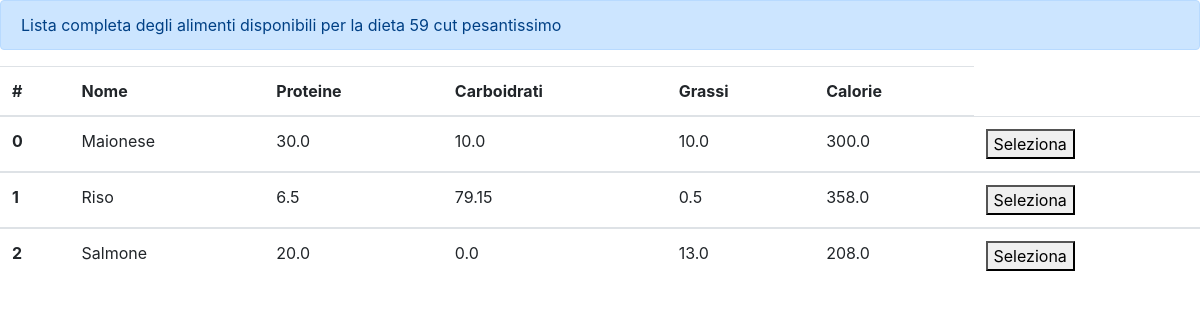
The app's page /diet/mostradettaglio/59/ with its own data.
### Diet/models.py (models this page shows, shortened)
class Dieta(models.Model):
    tipologia = models.CharField(max_length=30)
    descrizione = models.CharField(max_length=300, blank=True)

class Alimento(models.Model):
    nome = models.CharField(max_length=35, unique=True)
    proteine = models.FloatField(default=0)
    carboidrati = models.FloatField(default=0)
    grassi = models.FloatField(default=0)
    cal = models.FloatField(default=0)
    class Meta:
        verbose_name_plural = "Alimenti"
        ordering = ['nome']

### Diet/views.py (the view)
# urls.py: path('mostradettaglio/<pk>/', mostra_dettaglio_dieta, name="mostra_dettaglio"),
def mostra_dettaglio_dieta(request, pk):
    dieta = Dieta.objects.get(pk=pk)
    context = {
        'pk_dieta': pk,
        'alimenti': Alimento.objects.all(),
        'dieta': dieta
    }
    return render(request, template_name='Diet/lista_alimenti.html', context=context)

### Diet/templates/Diet/lista_alimenti.html (shortened to what this page needs)
{% extends 'base.html' %}
{% block content %}
    <div class="alert alert-primary" role="alert">
        Lista completa degli alimenti disponibili per la dieta {{ pk_dieta }} {{ dieta.tipologia }}
    </div>
    <table class="table table-hover">
        <thead>
            <tr>
                <th scope="col">#</th>
                <th scope="col">Nome</th>
                <th scope="col">Proteine</th>
                <th scope="col">Carboidrati</th>
                <th scope="col">Grassi</th>
                <th scope="col">Calorie</th>
            </tr>
        </thead>
        {% for alimento in alimenti  %}
            <tbody>
                <tr>
                    <th scope="row">{{ forloop.counter0 }} </th>
                    <td> {{ alimento.nome}}</td>
                    <td> {{ alimento.proteine}}</td>
                    <td> {{ alimento.carboidrati }}</td>
                    <td> {{ alimento.grassi }}</td>
                    <td> {{ alimento.cal }}</td>
                    <td>
                        <form method="POST" action="{% url 'Diet:crea_dettaglio' pk_dieta alimento.pk%}">
                            <button type="submit">Seleziona</button>
                        </form>
                    </td>
                </tr>
            </tbody>
        {% endfor %}
    </table>
{%  endblock %}

### records on screen
Dieta: tipologia "cut pesantissimo"
Alimento: nome "Maionese", proteine "30.0", carboidrati "10.0", grassi "10.0", cal "300.0"
Alimento: nome "Riso", proteine "6.5", carboidrati "79.15", grassi "0.5", cal "358.0"
Alimento: nome "Salmone", proteine "20.0", carboidrati "0.0", grassi "13.0", cal "208.0"

### other values on screen
{{ pk_dieta }} "59"
